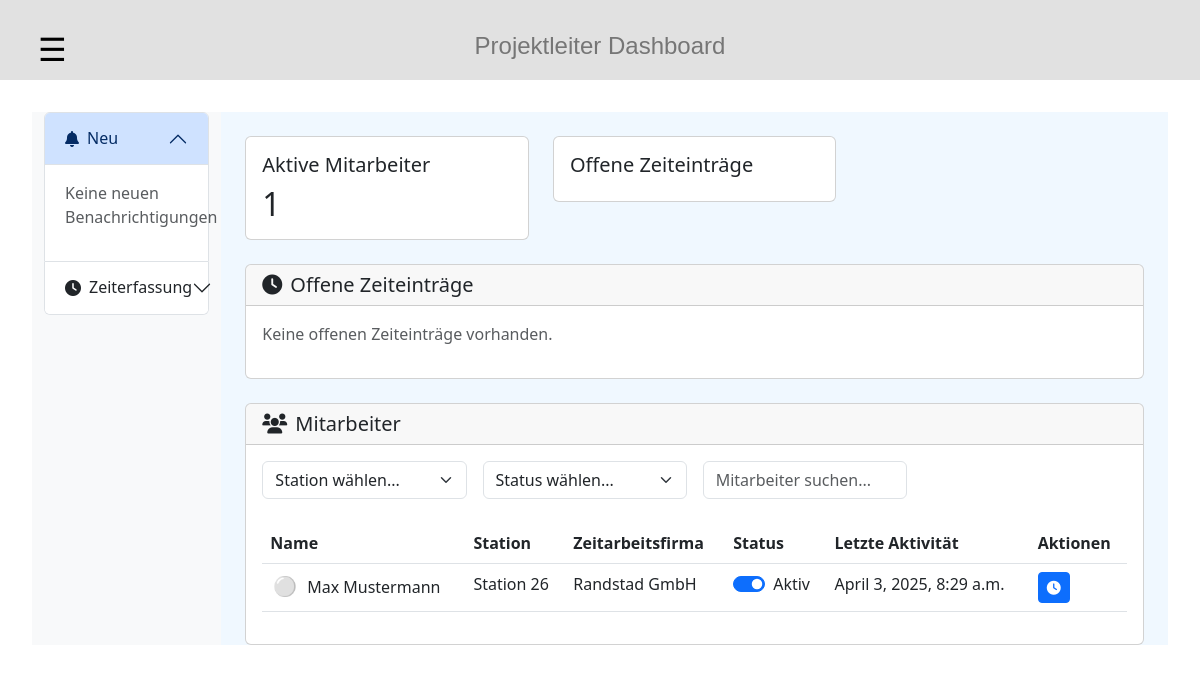
The page /dashboard/admin/project_manager_dashboard (signed in) on the database as committed earlier.
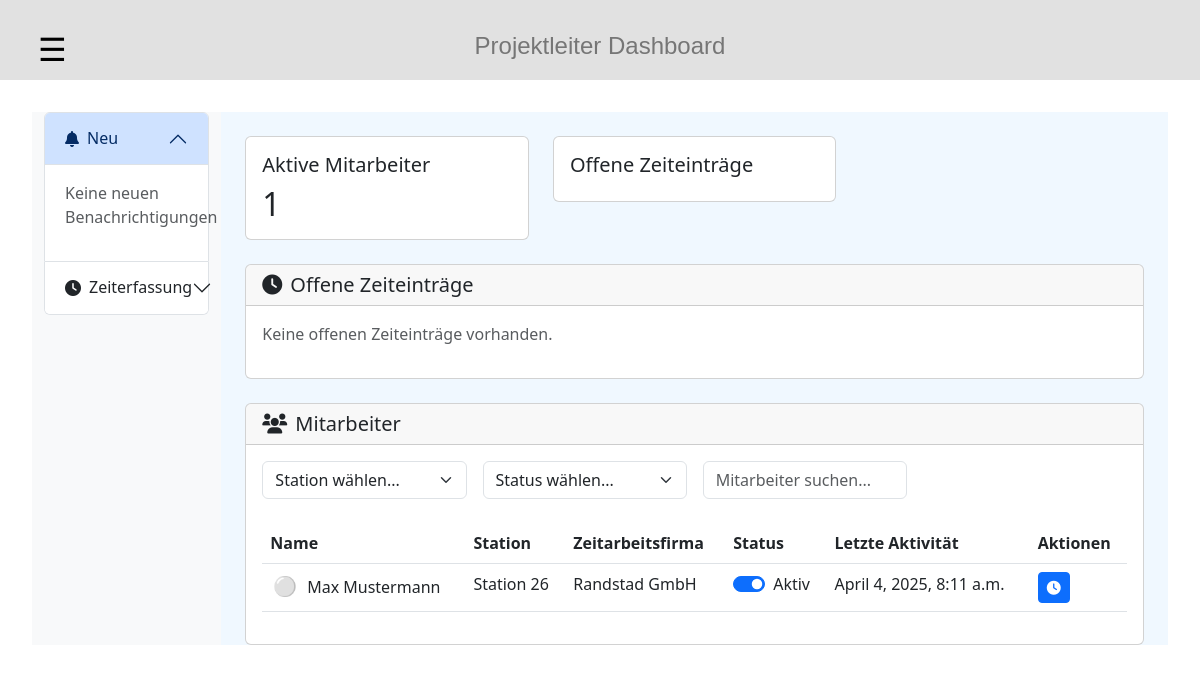
The same page on the database as committed later.
### time_tracking/models.py (models this page shows, shortened)
class CustomUser(AbstractUser):
    USER_TYPES = (
        ('ADMIN', 'Administrator'),
        ('PROJECT_MANAGER', 'Projektleiter'),
        ('TEMP_WORKER', 'Zeitarbeitskraft'),
    )
    user_type = models.CharField(max_length=20, choices=USER_TYPES)
    station = models.ForeignKey(Station, on_delete=models.SET_NULL, null=True, blank=True)
    zeitarbeitsfirma = models.ForeignKey(Zeitarbeitsfirma, on_delete=models.SET_NULL, null=True, blank=True)
    project_manager = models.ForeignKey('self', on_delete=models.SET_NULL, null=True, blank=True,
                                        limit_choices_to={'user_type': 'PROJECT_MANAGER'})

class Station(models.Model):
    name = models.CharField(max_length=255)
    location = models.CharField(max_length=255)

class Zeitarbeitsfirma(models.Model):
    name = models.CharField(max_length=255)
    address = models.CharField(max_length=255)
    contact_person = models.CharField(max_length=255)

### time_tracking/views.py (the view)
# urls.py: path('dashboard/admin/project_manager_dashboard', views.ProjectManagerDashboard.as_view(), name='project-manager-dashboard'),
class ProjectManagerDashboard(UserPassesTestMixin, ListView):
    model = TimeEntry
    template_name = 'time_tracking/admin/project_manager_dashboard/project_manager_dashboard.html'
    context_object_name = 'time_entries'
    paginate_by = 10
    ordering = ['-timestamp']
    def test_func(self):
        return is_project_manager(self.request.user)
    def get_queryset(self):
        return TimeEntry.objects.filter(
            user__project_manager=self.request.user
        ).select_related('user')
    def get_context_data(self, **kwargs):
        context = super().get_context_data(**kwargs)
        context['workers'] = CustomUser.objects.filter(
            project_manager=self.request.user,
            user_type='TEMP_WORKER'
        )
        context['active_workers_count'] = context['workers'].filter(is_active=True).count()
        context['pending_entries'] = TimeEntry.objects.filter(
            user__project_manager=self.request.user,
            approval_status='PENDING'  # Changed from status to approval_status
        ).select_related('user').order_by('-timestamp')
        context['notifications'] = Notification.objects.filter(
            user=self.request.user,
            read=False
        ).order_by('-created_at')
        return context

### time_tracking/templates/time_tracking/admin/project_manager_dashboard/project_manager_dashboard.html (shortened to what this page needs)
{% extends "time_tracking/base/project_manager_base.html" %}
{% load static %}
{% block content %}
<div class="container-fluid" style="background-color: aliceblue;">
    <div class="row">
        <div class="col-md-3 col-lg-2 d-md-block bg-light sidebar">
            <div class="accordion" id="pmAccordion">
                <div class="accordion-item">
                    <h2 class="accordion-header">
                        <button class="accordion-button" type="button" data-bs-toggle="collapse" data-bs-target="#notificationsCollapse">
                            <i class="fas fa-bell me-2"></i>Neu
                        </button>
                    </h2>
                    <div id="notificationsCollapse" class="accordion-collapse collapse show">
                        <div class="accordion-body">
                            {% if notifications %}
                            <div class="list-group">
                                {% for notification in notifications %}
                                <div class="list-group-item">
                                    <div class="d-flex w-100 justify-content-between">
                                        <h6 class="mb-1">{{ notification.title }}</h6>
                                        <small>{{ notification.created_at|timesince }}</small>
                                    </div>
                                    <p class="mb-1">{{ notification.message }}</p>
                                    <div class="mt-2">
                                        <button class="btn btn-success btn-sm approve-entry"
                                                data-entry-id="{{ notification.entry.id }}">
                                            Bestätigen
                                        </button>
                                        <button class="btn btn-danger btn-sm reject-entry"
                                                data-entry-id="{{ notification.entry.id }}">
                                            Ablehnen
                                        </button>
                                    </div>
                                </div>
                                {% endfor %}
                            </div>
                            {% else %}
                            <p class="text-muted">Keine neuen Benachrichtigungen</p>
                            {% endif %}
                        </div>
                    </div>
                </div>
                <div class="accordion-item">
                    <h2 class="accordion-header">
                        <button class="accordion-button collapsed" type="button" data-bs-toggle="collapse" data-bs-target="#timetrackingCollapse">
                            <i class="fas fa-clock me-2"></i>Zeiterfassung
                        </button>
                    </h2>
                </div>
            </div>
        </div>
        <div class="col-md-9 col-lg-10 ms-sm-auto px-md-4">
            <div class="row mt-4">
                <div class="col-md-4">
                    <div class="card">
                        <div class="card-body">
                            <h5 class="card-title">Aktive Mitarbeiter</h5>
                            <p class="card-text h2" id="activeWorkersCount">{{ active_workers_count }}</p>
                        </div>
                    </div>
                </div>
                <div class="col-md-4">
                    <div class="card">
                        <div class="card-body">
                            <h5 class="card-title">Offene Zeiteinträge</h5>
                        </div>
                    </div>
                </div>
            </div>
            <div class="row mt-4" id="pending">
                <div class="col-12">
                    <div class="card">
                        <div class="card-header">
                            <h5 class="card-title mb-0">
                                <i class="fas fa-clock me-2"></i>Offene Zeiteinträge
                            </h5>
                        </div>
                        <div class="card-body">
                            {% regroup pending_entries by user as user_entries %}
                            {% for user_group in user_entries %}
                            <div class="mb-4">
                                <h6>{{ user_group.grouper.get_full_name }}</h6>
                                <div class="table-responsive">
                                    <table class="table">
                                        <thead>
                                            <tr>
                                                <th>Datum</th>
                                                <th>Art</th>
                                                <th>Zeit</th>
                                                <th>Notiz</th>
                                                <th>Aktionen</th>
                                            </tr>
                                        </thead>
                                        <tbody>
                                            {% for entry in user_group.list %}
                                            <tr>
                                                <td>{{ entry.timestamp|date:"d.m.Y" }}</td>
                                                <td>{{ entry.get_entry_type_display }}</td>
                                                <td>{{ entry.timestamp|time:"H:i" }}</td>
                                                <td>{{ entry.note|default:"-" }}</td>
                                                <td>
                                                    <button class="btn btn-success btn-sm approve-entry"
                                                            data-entry-id="{{ entry.id }}">
                                                        <i class="fas fa-check"></i>
                                                    </button>
                                                    <button class="btn btn-danger btn-sm reject-entry"
                                                            data-entry-id="{{ entry.id }}">
                                                        <i class="fas fa-times"></i>
                                                    </button>
                                                </td>
                                            </tr>
                                            {% endfor %}
                                        </tbody>
                                    </table>
                                </div>
                            </div>
                            {% empty %}
                            <p class="text-muted">Keine offenen Zeiteinträge vorhanden.</p>
                            {% endfor %}
                        </div>
                    </div>
                </div>
            </div>
            <div class="row mt-4" id="workers">
                <div class="col-12">
                    <div class="card">
                        <div class="card-header d-flex justify-content-between align-items-center">
                            <h5 class="card-title mb-0">
                                <i class="fas fa-users me-2"></i>Mitarbeiter
                            </h5>
                        </div>
                        <div class="card-body">
                            <form id="filterForm" class="row g-3 mb-4">
                                <div class="col-md-3">
                                    <select class="form-select" id="stationFilter">
                                        <option value="">Station wählen...</option>
                                    </select>
                                </div>
                                <div class="col-md-3">
                                    <select class="form-select" id="statusFilter">
                                        <option value="">Status wählen...</option>
                                    </select>
                                </div>
                                <div class="col-md-3">
                                    <input type="text" class="form-control" id="searchInput"
                                           placeholder="Mitarbeiter suchen...">
                                </div>
                            </form>
                            <div class="table-responsive">
                                <table class="table table-hover">
                                    <thead>
                                        <tr>
                                            <th>Name</th>
                                            <th>Station</th>
                                            <th>Zeitarbeitsfirma</th>
                                            <th>Status</th>
                                            <th>Letzte Aktivität</th>
                                            <th>Aktionen</th>
                                        </tr>
                                    </thead>
                                    <tbody>
                                        {% for worker in workers %}
                                        <tr class="worker-row" data-worker-id="{{ worker.id }}">
                                            <td>
                                                <div class="d-flex align-items-center">
                                                    <span class="status-indicator me-2"
                                                         id="status-{{ worker.id}}"
                                                         data-bs-toggle="tooltip"
                                                         title="Offline">⚪</span>
                                                    {{worker.get_full_name}}
                                                </div>
                                            </td>
                                            <td>{{ worker.station.name }}</td>
                                            <td>{{ worker.zeitarbeitsfirma.name }}</td>
                                            <td>
                                                <div class="form-check form-switch">
                                                    <input class="form-check-input worker-status"
                                                           type="checkbox"
                                                           data-worker-id="{{ worker.id }}"
                                                           {% if worker.is_active %}checked{% endif %}>
                                                    <label class="form-check-label">
                                                        {% if worker.is_active %}Aktiv{% else %}Inaktiv{% endif %}
                                                    </label>
                                                </div>
                                            </td>
                                            <td>{{ worker.last_login|default:"-" }}</td>
                                            <td>
                                                <button class="btn btn-sm btn-primary view-log"
                                                        data-worker-id="{{ worker.id }}"
                                                        data-bs-toggle="modal"
                                                        data-bs-target="#activityLogModal">
                                                    <i class="fas fa-clock"></i>
                                                </button>
                                            </td>
                                        </tr>
                                        {% endfor %}
                                    </tbody>
                                </table>
                            </div>
                        </div>
                    </div>
                </div>
            </div>
        </div>
    </div>
</div>
{% endblock %}

### time_tracking/templates/time_tracking/base/project_manager_base.html (shortened to what this page needs)
{% load static %}
<!DOCTYPE html>
<html lang="de">
<head>
    <link href="https://cdn.jsdelivr.net/npm/bootstrap@5.3.0/dist/css/bootstrap.min.css" rel="stylesheet">
    <link href="https://cdnjs.cloudflare.com/ajax/libs/font-awesome/6.0.0/css/all.min.css" rel="preload" as="style" onload="this.onload=null;this.rel='stylesheet'">
    <link href="{% static 'time_tracking/css/project_manager_dashboard.css' %}" rel="stylesheet">
</head>
<body class="admin-body">
    <header class="project-manager-header">
        <h1 class="dashboard-title">Projektleiter Dashboard</h1>
        <button id="hamburger-menu" class="menu-button" aria-label="Menu">☰</button>
    </header>
    <main class="dashboard-main">
        {% block content %}{% endblock %}
    </main>
</body>
</html>

Rows that differ between the two databases and show on the page:
changed CustomUser "Max Mustermann": last_login "April 3, 2025, 8:29 a.m." → "April 4, 2025, 8:11 a.m."
